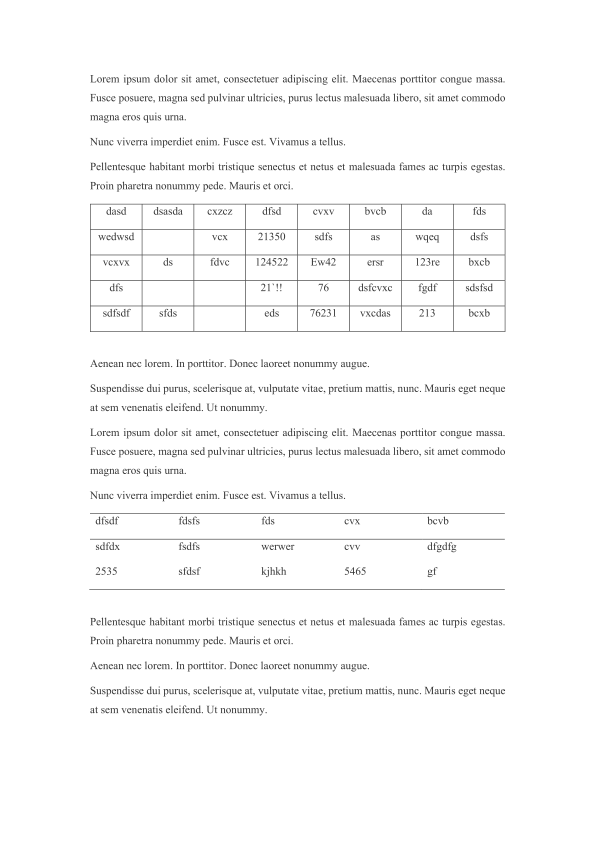
#> input picture Development_tradionell/imageTest/table2_rotate_0.png, 1191 x 1684 px (shown at 1/2 size)
$ python -i old_tilt_correction.py   (imports and definitions only)
#> lines starting #> are read from the running program, lines starting #| are printed output that depends on the picture; after the words box and inside, x2 and y2 are one past the last pixel; in counts of white or black regions, pixels touching at a corner belong together
#> further down, picture is the input picture: shape (1684, 1191); min 0, max 255, mean 249.1
### Neigungskorrektur durch Horizonalenerkennung
'''
Schritte:
 1. LineSerch() --- markieren alle Horizonalen
 2. TiltCorrection() --- korrigieren Schiefe Bilder
'''

import cv2
import numpy as np
import math


def LineSearch(bina_image):
    ### Line makieren durch HoughLines()
    edges = cv2.Canny(bina_image, 50, 250, apertureSize= 3) ## apertureSize is the size of kernel, also soble
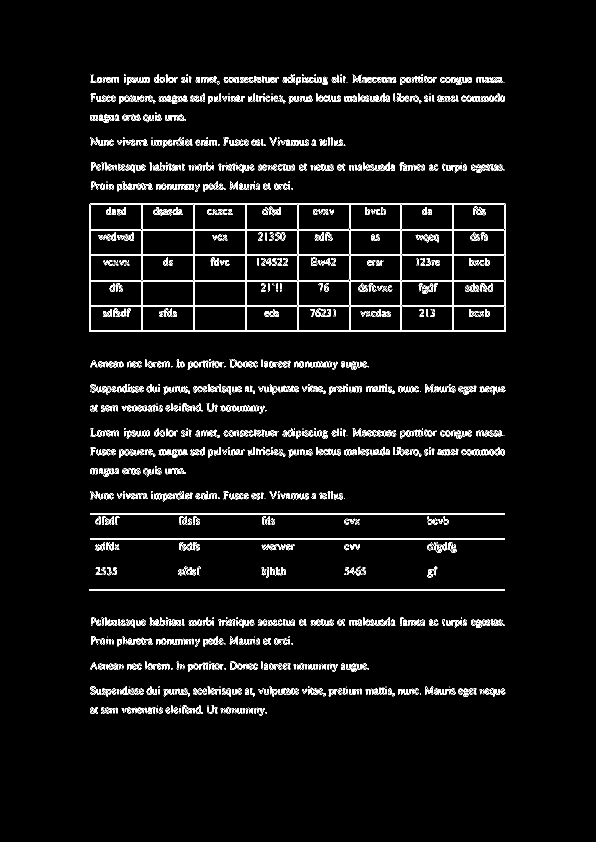
#> edges: shape (1684, 1191) (shown at 1/2 size); 3.9% white in thin lines or dots, all inside (x1, y1, x2, y2) = (178, 149, 1012, 1431)
    long_size = 400 # minlinelength

    lines = cv2.HoughLinesP(edges, 1.0, np.pi/180, 50, minLineLength=long_size, maxLineGap=5)
#> lines = 18 rows, first 6: [180, 1028, 1009, 1028], [179, 612, 1011, 612], [179, 510, 1011, 510], [179, 560, 1011, 560], [179, 460, 1011, 460], [178, 1178, 1009, 1178]
    # https://blog.csdn.net/dcrmg/article/details/78880046 #

    ### show the line
    # img_color = cv2.imread(path, -1)
    '''
    color_img = np.expand_dims(bina_img, axis=2)
    color_img = np.concatenate((color_img, color_img, color_img), axis=-1)

    # change the gray image to color image
    '''
    ### oder: ###
    color_img = cv2.merge((bina_image, bina_image, bina_image))

    for line in lines:
        x1, y1, x2, y2 = line[0]

        img_line = cv2.line(color_img, (x1,y1), (x2, y2), (0, 0, 255), 1)
#> this loop made 18 passes
#> (x1, y1, x2, y2) on passes 1 to 12: (180, 1028, 1009, 1028), (179, 612, 1011, 612), (179, 510, 1011, 510), (179, 560, 1011, 560), (179, 460, 1011, 460), (178, 1178, 1009, 1178), (179, 508, 1011, 508), (180, 1077, 1009, 1077), (179, 610, 1011, 610), (179, 458, 1011, 458), (179, 663, 1010, 663), (180, 407, 1010, 407)
#> pass 2, in LineSearch, `img_line = cv2.line(color_img, (x1,y1), (x2, y2), (0, 0, 255), 1)`:
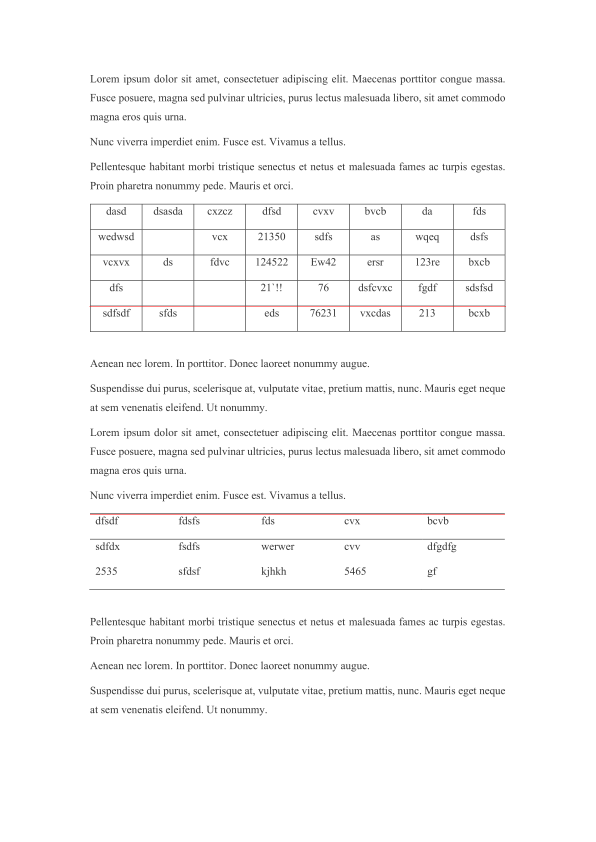
#> img_line: shape (1684, 1191, 3) (shown at 1/2 size); mean of channels 0, 1, 2 248.9, 248.9, 249.1; drawn as B, G, R
#> pass 3, in LineSearch, `img_line = cv2.line(color_img, (x1,y1), (x2, y2), (0, 0, 255), 1)`:
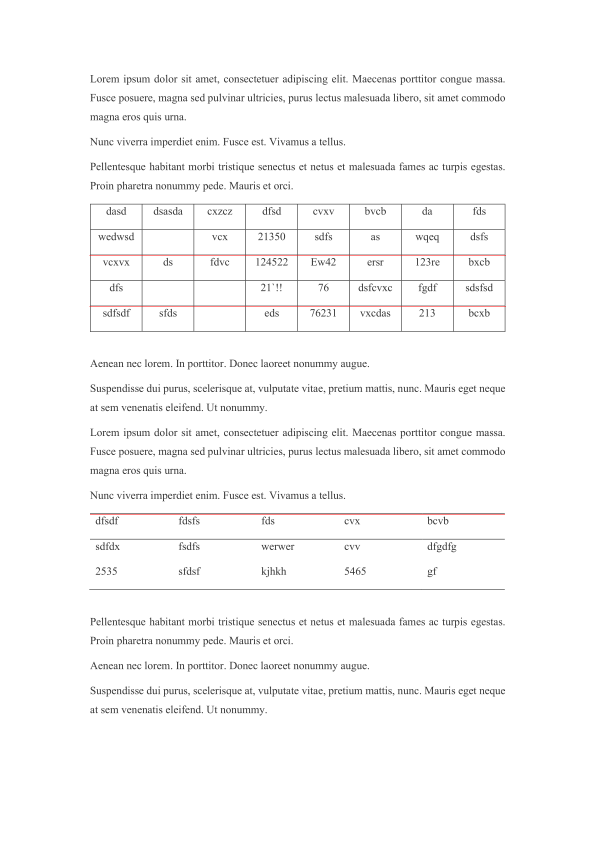
#> img_line: shape (1684, 1191, 3) (shown at 1/2 size); 0.04% of pixels changed, all inside (x1, y1, x2, y2) = (179, 510, 1012, 511); drawn as B, G, R
#> after the loop:
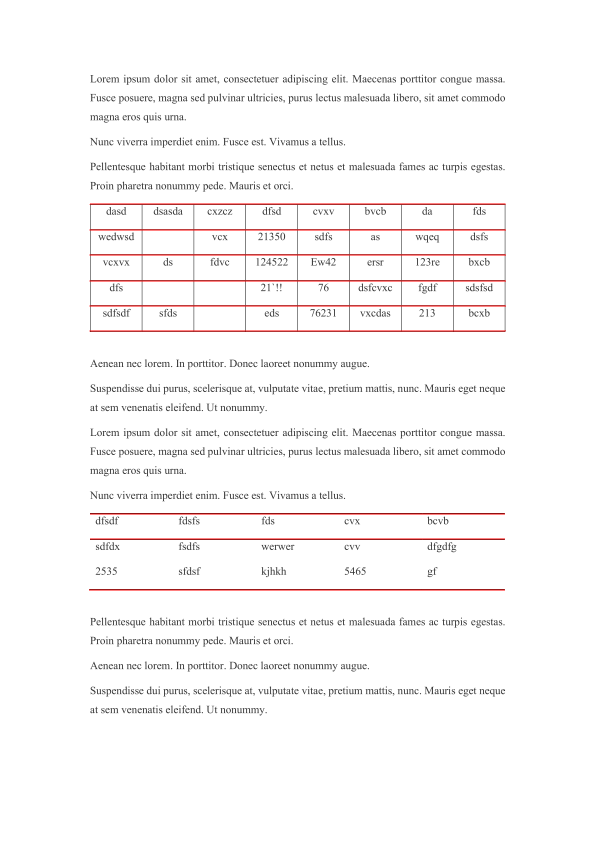
#> color_img: shape (1684, 1191, 3) (shown at 1/2 size); 0.75% of pixels changed, all inside (x1, y1, x2, y2) = (178, 407, 1012, 1181); drawn as B, G, R

    if __name__ == '__main__':
        # cv2.imshow('input', bina_img)
        cv2.imshow("output", img_line)
        cv2.waitKey()

    return img_line, lines


# [98 lines left out: functions GetAngle, Rotate, TiltCorrection, not called in this run]


# [13 lines not run here, left out]

>>> import cv2
>>> picture = cv2.imread('../../../../Development_tradionell/imageTest/table2_rotate_0.png', cv2.IMREAD_GRAYSCALE)
>>> result = LineSearch(picture)

$ run again, on Development/imageTest/rotate_table.png
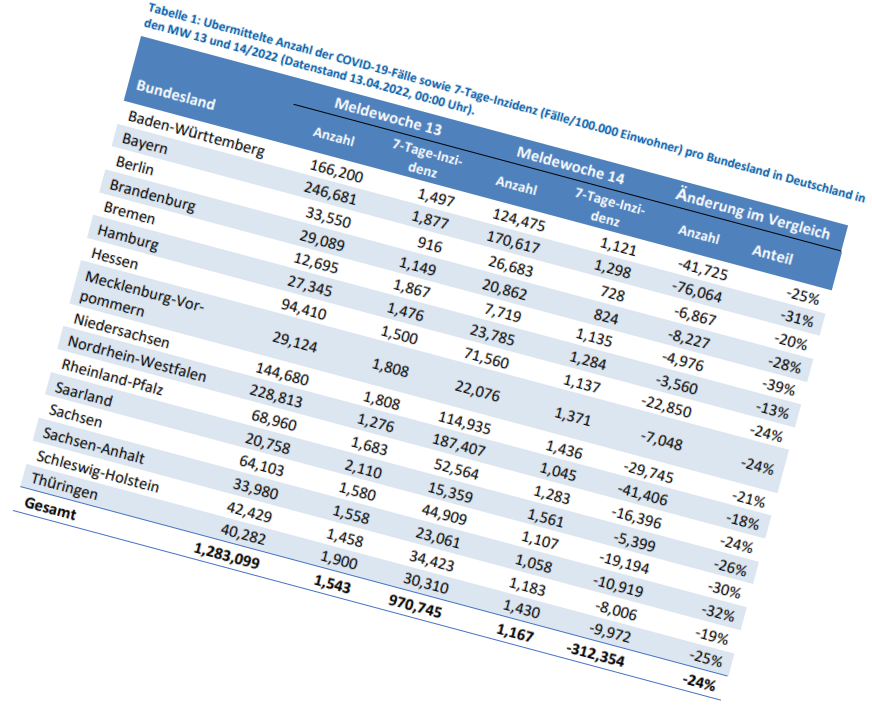
#> input picture Development/imageTest/rotate_table.png, 872 x 721 px
#> in LineSearch, `edges = cv2.Canny(bina_image, 50, 250, apertureSize= 3)`:
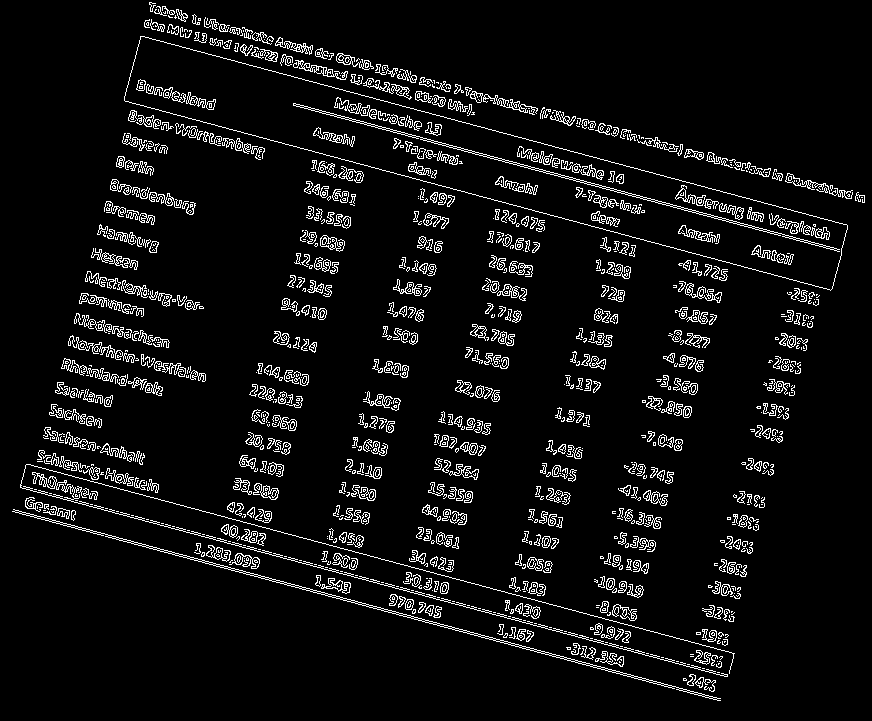
#> edges: shape (721, 872); 6.4% white in thin lines or dots
#> lines = [[125, 101, 830, 290], [140, 36, 847, 225], [27, 464, 734, 653], [12, 511, 719, 700], [13, 509, 720, 698], [20, 487, 727, 676], [293, 105, 841, 251], [20, 485, 727, 674], [294, 103, 841, 249], [293, 103, 841, 250]]
#> the loop in LineSearch, `for line in lines:` made 10 passes
#> after the loop in LineSearch, `for line in lines:`:
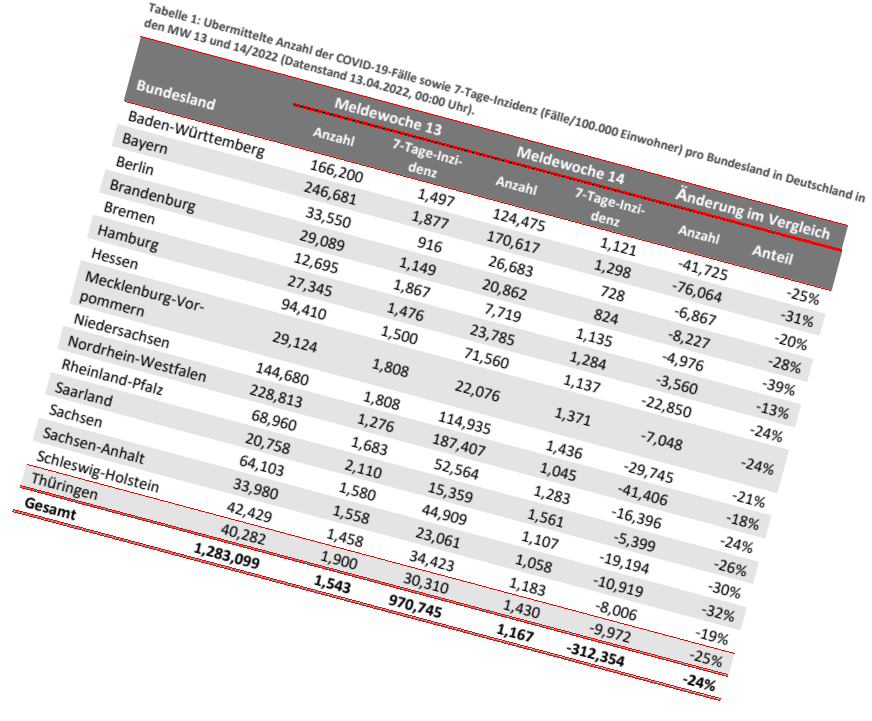
#> color_img: shape (721, 872, 3); mean of channels 0, 1, 2 227.6, 227.6, 230.2; drawn as B, G, R

$ run again, on Development/imageTest/winkel_-30.png
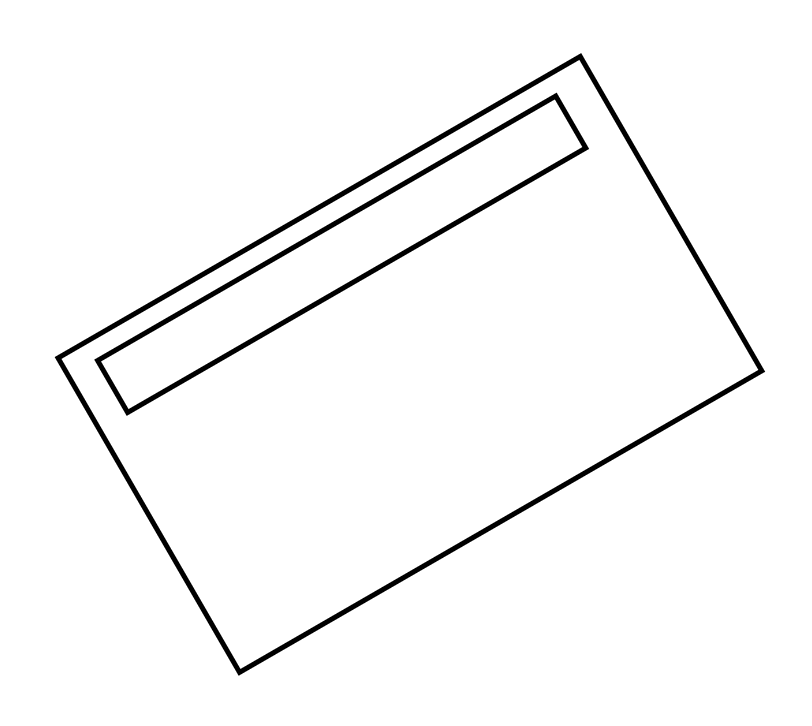
#> input picture Development/imageTest/winkel_-30.png, 812 x 726 px
#> picture is the input picture: shape (726, 812); min 0, max 255, mean 248.3
#> in LineSearch, `edges = cv2.Canny(bina_image, 50, 250, apertureSize= 3)`:
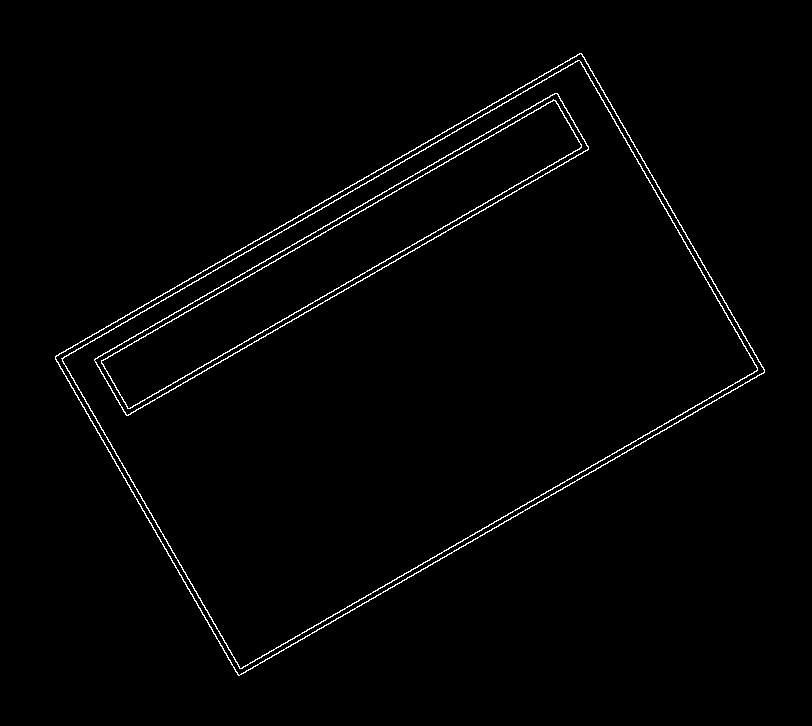
#> edges: shape (726, 812); 1.4% white in thin lines or dots, all inside (x1, y1, x2, y2) = (55, 53, 765, 676)
#> lines = [[56, 361, 584, 57], [235, 671, 762, 367], [55, 356, 580, 53], [96, 364, 559, 97], [123, 411, 586, 144], [94, 359, 556, 93], [238, 675, 764, 371], [126, 415, 588, 148], [64, 356, 577, 60], [95, 358, 554, 93], [96, 363, 559, 96], [241, 674, 764, 372]]
#> the loop in LineSearch, `for line in lines:` made 12 passes
#> after the loop in LineSearch, `for line in lines:`:
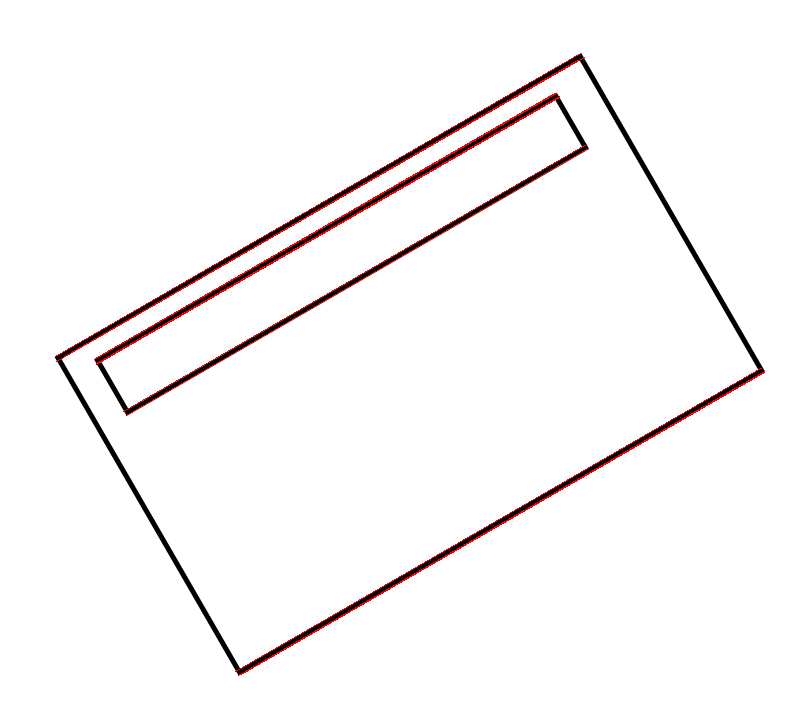
#> color_img: shape (726, 812, 3); 0.95% of pixels changed, all inside (x1, y1, x2, y2) = (55, 53, 765, 676); drawn as B, G, R

$ run again, on Development/imageTest/winkel_30.png
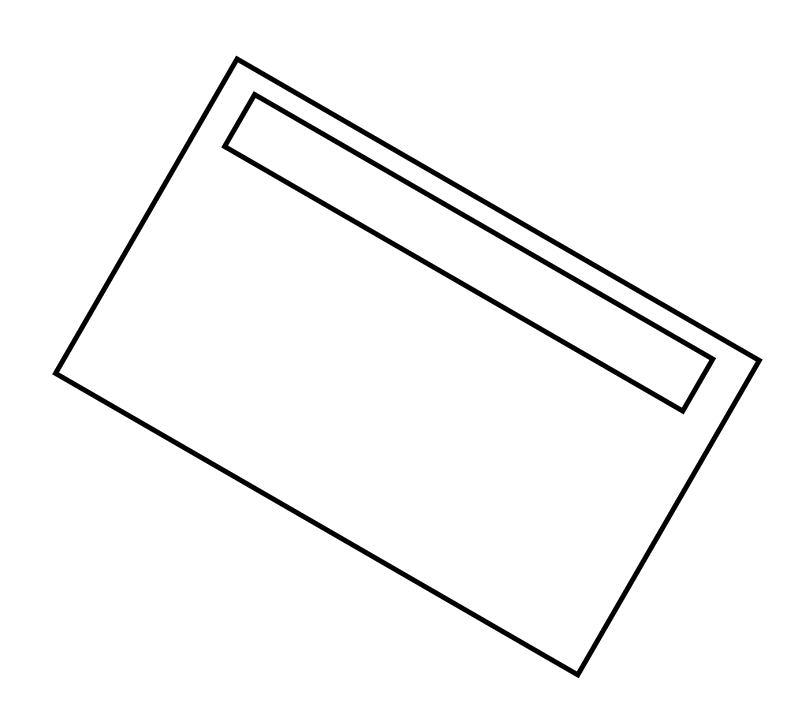
#> input picture Development/imageTest/winkel_30.png, 812 x 726 px
#> picture is the input picture: shape (726, 812); min 0, max 255, mean 248.3
#> in LineSearch, `edges = cv2.Canny(bina_image, 50, 250, apertureSize= 3)`:
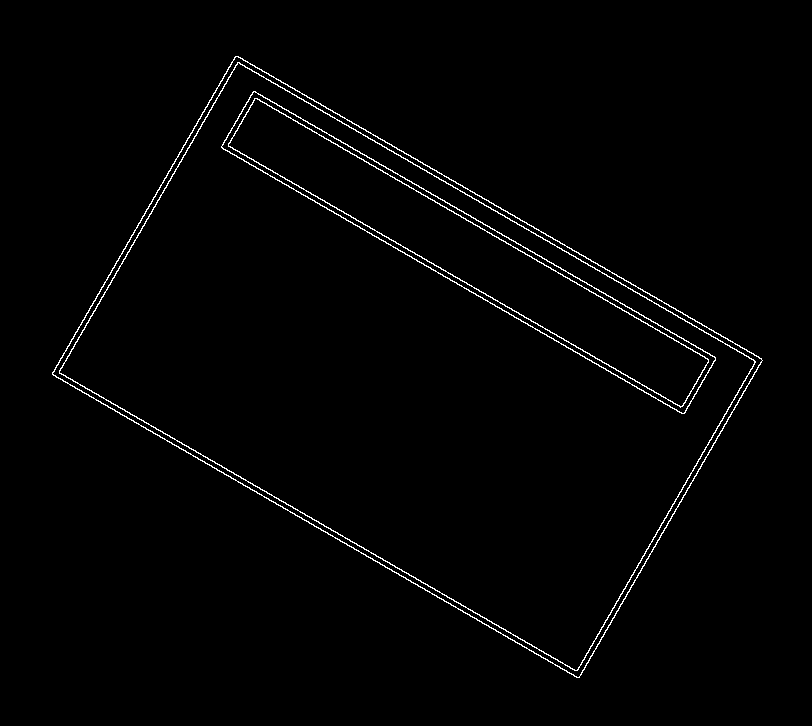
#> edges: shape (726, 812); 1.4% white in thin lines or dots, all inside (x1, y1, x2, y2) = (52, 56, 763, 678)
#> lines = 13 rows, first 6: [223, 143, 686, 410], [52, 374, 577, 677], [254, 91, 715, 357], [237, 56, 761, 358], [222, 148, 681, 413], [233, 60, 760, 364]
#> the loop in LineSearch, `for line in lines:` made 13 passes
#> after the loop in LineSearch, `for line in lines:`:
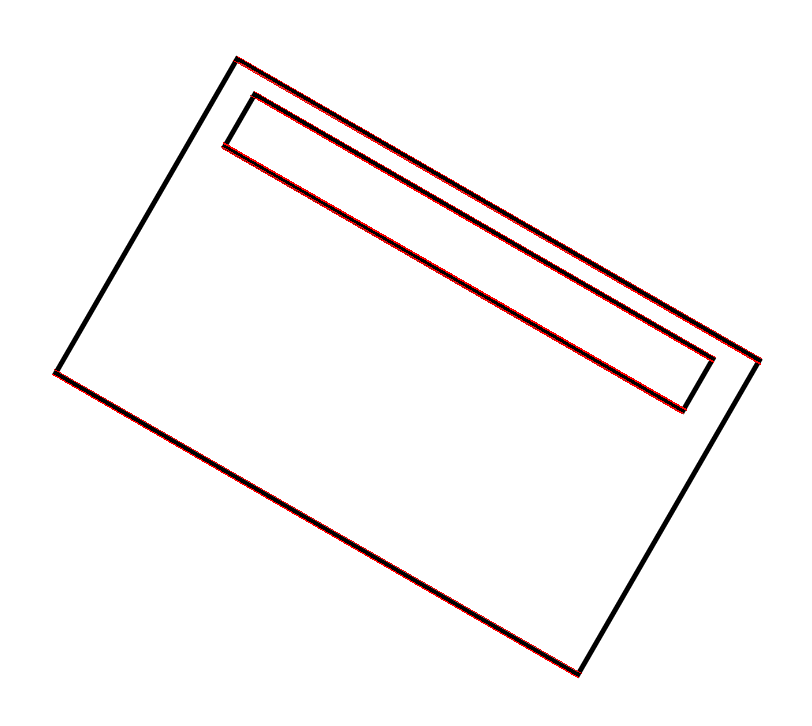
#> color_img: shape (726, 812, 3); 1.05% of pixels changed, all inside (x1, y1, x2, y2) = (52, 56, 762, 678); drawn as B, G, R
